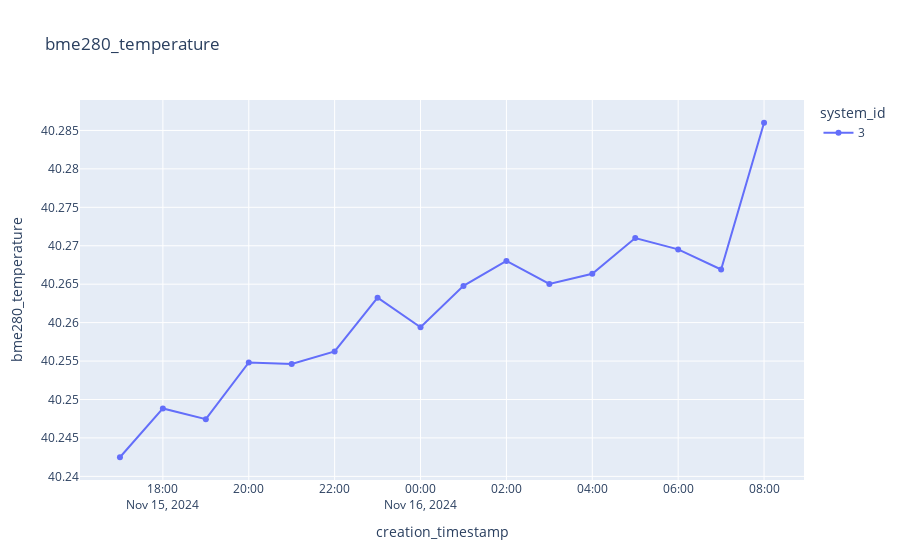

The notebook cell saved with this chart:
### Code cell
plot_sensor_measurement(df,sensor_id,col_name="bme280_temperature",filter=filter)

### Figure 1 — Plotly figure (JSON) as saved in the notebook; plotly's stock layout.template omitted (floating-point values rounded to 4 significant figures)
{"data": [{"hovertemplate": "system_id=3<br>creation_timestamp=%{x}<br>bme280_temperature=%{y}<extra></extra>", "legendgroup": "3", "line": {"color": "#636efa", "dash": "solid"}, "marker": {"symbol": "circle"}, "mode": "lines+markers", "name": "3", "orientation": "v", "showlegend": true, "type": "scatter", "x": ["2024-11-15T17:00:00+00:00", "2024-11-15T18:00:00+00:00", "2024-11-15T19:00:00+00:00", "2024-11-15T20:00:00+00:00", "2024-11-15T21:00:00+00:00", "2024-11-15T22:00:00+00:00", "2024-11-15T23:00:00+00:00", "2024-11-16T00:00:00+00:00", "2024-11-16T01:00:00+00:00", "2024-11-16T02:00:00+00:00", "2024-11-16T03:00:00+00:00", "2024-11-16T04:00:00+00:00", "2024-11-16T05:00:00+00:00", "2024-11-16T06:00:00+00:00", "2024-11-16T07:00:00+00:00", "2024-11-16T08:00:00+00:00"], "xaxis": "x", "y": [40.24, 40.25, 40.25, 40.25, 40.25, 40.26, 40.26, 40.26, 40.26, 40.27, 40.27, 40.27, 40.27, 40.27, 40.27, 40.29], "yaxis": "y"}], "layout": {"legend": {"title": {"text": "system_id"}, "tracegroupgap": 0}, "title": {"text": "bme280_temperature"}, "xaxis": {"anchor": "y", "domain": [0, 1], "title": {"text": "creation_timestamp"}}, "yaxis": {"anchor": "x", "domain": [0, 1], "title": {"text": "bme280_temperature"}}}}
